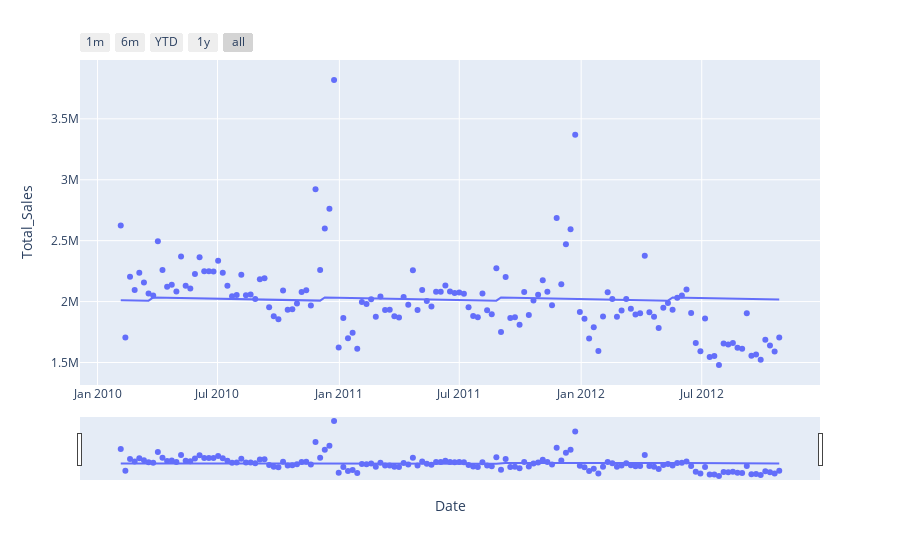
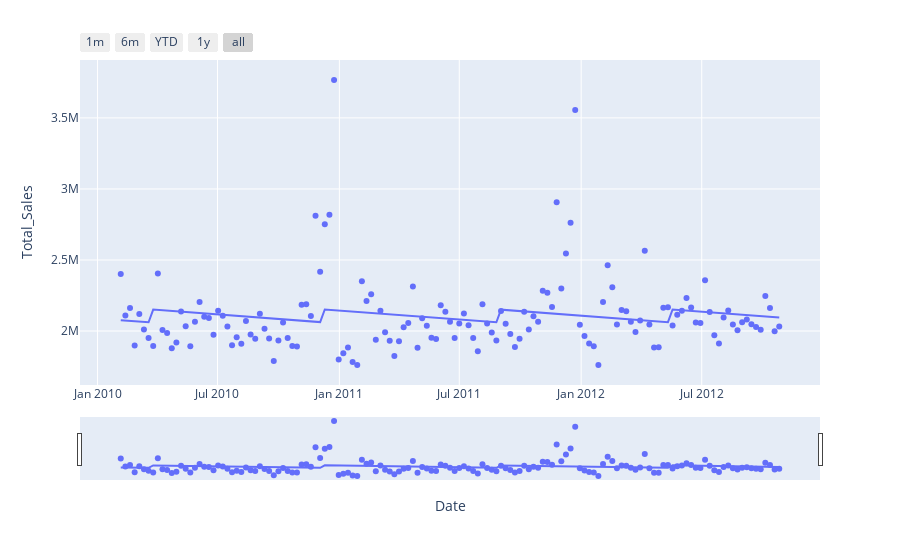
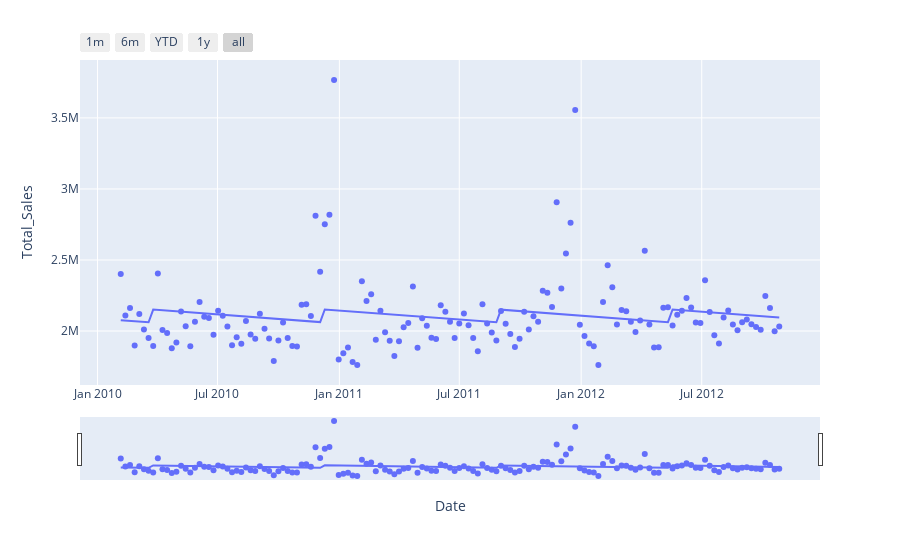
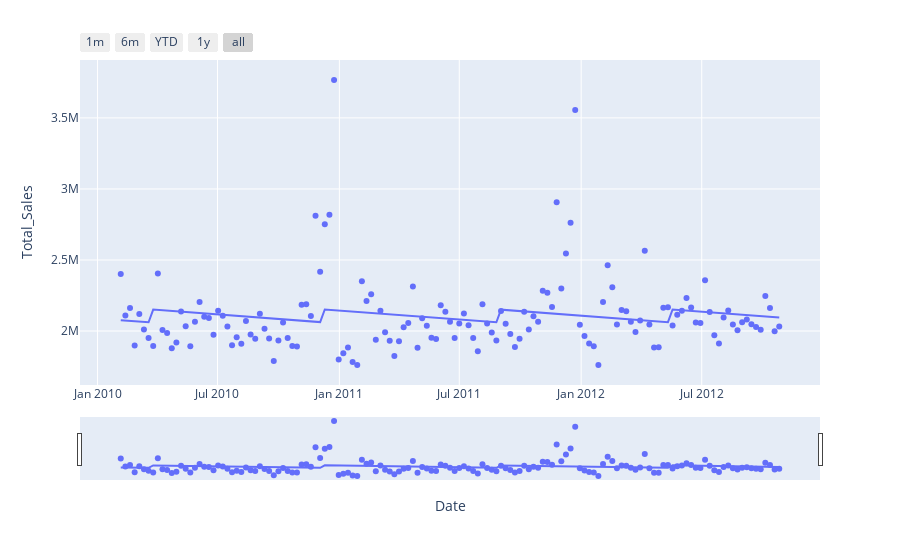

Notebook code for these charts, in order:
### Markdown cell above
Graph Linear Regression Results

### Code cell
tmp = df.groupby(['Date','Store']).agg(Total_Sales = ('Weekly_Sales', 'sum') ).reset_index() # group by Store and aggregate the sum of the Weekly_Sales
top5 = tmp.sort_values(by=['Total_Sales'], ascending=False).head(5)['Store'].values # get top5 selling stores

#bring top 5 selling stores data
store14 = tmp.query('Store==14')
store20 = tmp.query('Store==20')
store10 = tmp.query('Store==20')
store4 = tmp.query('Store==20')
store13 = tmp.query('Store==20')

"""
#create graphs
fig = go.Figure() # start graph object
fig.add_trace(go.Scatter(x=store14['Date'], y=store14['Total_Sales'], mode='lines', name='Store 14'))
fig.add_trace(go.Scatter(x=store20['Date'], y=store20['Total_Sales'], mode='lines', name='Store 20'))
fig.add_trace(go.Scatter(x=store10['Date'], y=store10['Total_Sales'], mode='lines', name='Store 10'))
fig.add_trace(go.Scatter(x=store4['Date'], y=store4['Total_Sales'], mode='lines', name='Store 4'))
fig.add_trace(go.Scatter(x=store13['Date'], y=store13['Total_Sales'], mode='lines', name='Store 13'))
"""

top5 = [store14, store20, store10, store4, store13]

for store in top5:
    #create graphs
    fig = px.scatter(store, x=store['Date'], y=store['Total_Sales'], trendline="ols")

    #bring range sliders and date buttons
    fig.update_xaxes(
        rangeslider_visible=True,
        rangeselector=dict(
            buttons=list([
                dict(count=1, label="1m", step="month", stepmode="backward"),
                dict(count=6, label="6m", step="month", stepmode="backward"),
                dict(count=1, label="YTD", step="year", stepmode="todate"),
                dict(count=1, label="1y", step="year", stepmode="backward"),
                dict(step="all")
            ])
        )
    )

    fig.show()

### Figure 1 — Plotly figure (JSON) as saved in the notebook; plotly's stock layout.template omitted (floating-point values rounded to 4 significant figures; data arrays with more than 128 entries replaced by an {"elided": "..."} marker saying what was removed)
{"data": [{"hovertemplate": "Date=%{x}<br>Total_Sales=%{y}<extra></extra>", "legendgroup": "", "marker": {"color": "#636efa", "symbol": "circle"}, "mode": "markers", "name": "", "orientation": "v", "showlegend": false, "type": "scatter", "x": {"elided": "143 str values"}, "xaxis": "x", "y": {"elided": "143 float values"}, "yaxis": "y"}, {"hovertemplate": "<b>OLS trendline</b><br>Total_Sales = 6207.77 * Date + 2.02062e+06<br>R<sup>2</sup>=0.000600<br><br>Date=%{x}<br>Total_Sales=%{y} <b>(trend)</b><extra></extra>", "legendgroup": "", "marker": {"color": "#636efa", "symbol": "circle"}, "mode": "lines", "name": "", "showlegend": false, "type": "scatter", "x": {"elided": "143 str values"}, "xaxis": "x", "y": {"elided": "143 float values"}, "yaxis": "y"}], "layout": {"legend": {"tracegroupgap": 0}, "margin": {"t": 60}, "xaxis": {"anchor": "y", "domain": [0, 1], "rangeselector": {"buttons": [{"count": 1, "label": "1m", "step": "month", "stepmode": "backward"}, {"count": 6, "label": "6m", "step": "month", "stepmode": "backward"}, {"count": 1, "label": "YTD", "step": "year", "stepmode": "todate"}, {"count": 1, "label": "1y", "step": "year", "stepmode": "backward"}, {"step": "all"}]}, "rangeslider": {"visible": true}, "title": {"text": "Date"}}, "yaxis": {"anchor": "x", "domain": [0, 1], "title": {"text": "Total_Sales"}}}}

### Figure 2 — Plotly figure (JSON) as saved in the notebook; plotly's stock layout.template omitted (floating-point values rounded to 4 significant figures; data arrays with more than 128 entries replaced by an {"elided": "..."} marker saying what was removed)
{"data": [{"hovertemplate": "Date=%{x}<br>Total_Sales=%{y}<extra></extra>", "legendgroup": "", "marker": {"color": "#636efa", "symbol": "circle"}, "mode": "markers", "name": "", "orientation": "v", "showlegend": false, "type": "scatter", "x": {"elided": "143 str values"}, "xaxis": "x", "y": {"elided": "143 float values"}, "yaxis": "y"}, {"hovertemplate": "<b>OLS trendline</b><br>Total_Sales = 21332.9 * Date + 2.10642e+06<br>R<sup>2</sup>=0.009392<br><br>Date=%{x}<br>Total_Sales=%{y} <b>(trend)</b><extra></extra>", "legendgroup": "", "marker": {"color": "#636efa", "symbol": "circle"}, "mode": "lines", "name": "", "showlegend": false, "type": "scatter", "x": {"elided": "143 str values"}, "xaxis": "x", "y": {"elided": "143 float values"}, "yaxis": "y"}], "layout": {"legend": {"tracegroupgap": 0}, "margin": {"t": 60}, "xaxis": {"anchor": "y", "domain": [0, 1], "rangeselector": {"buttons": [{"count": 1, "label": "1m", "step": "month", "stepmode": "backward"}, {"count": 6, "label": "6m", "step": "month", "stepmode": "backward"}, {"count": 1, "label": "YTD", "step": "year", "stepmode": "todate"}, {"count": 1, "label": "1y", "step": "year", "stepmode": "backward"}, {"step": "all"}]}, "rangeslider": {"visible": true}, "title": {"text": "Date"}}, "yaxis": {"anchor": "x", "domain": [0, 1], "title": {"text": "Total_Sales"}}}}

### Figure 3 — Plotly figure (JSON) as saved in the notebook; plotly's stock layout.template omitted (floating-point values rounded to 4 significant figures; data arrays with more than 128 entries replaced by an {"elided": "..."} marker saying what was removed)
{"data": [{"hovertemplate": "Date=%{x}<br>Total_Sales=%{y}<extra></extra>", "legendgroup": "", "marker": {"color": "#636efa", "symbol": "circle"}, "mode": "markers", "name": "", "orientation": "v", "showlegend": false, "type": "scatter", "x": {"elided": "143 str values"}, "xaxis": "x", "y": {"elided": "143 float values"}, "yaxis": "y"}, {"hovertemplate": "<b>OLS trendline</b><br>Total_Sales = 21332.9 * Date + 2.10642e+06<br>R<sup>2</sup>=0.009392<br><br>Date=%{x}<br>Total_Sales=%{y} <b>(trend)</b><extra></extra>", "legendgroup": "", "marker": {"color": "#636efa", "symbol": "circle"}, "mode": "lines", "name": "", "showlegend": false, "type": "scatter", "x": {"elided": "143 str values"}, "xaxis": "x", "y": {"elided": "143 float values"}, "yaxis": "y"}], "layout": {"legend": {"tracegroupgap": 0}, "margin": {"t": 60}, "xaxis": {"anchor": "y", "domain": [0, 1], "rangeselector": {"buttons": [{"count": 1, "label": "1m", "step": "month", "stepmode": "backward"}, {"count": 6, "label": "6m", "step": "month", "stepmode": "backward"}, {"count": 1, "label": "YTD", "step": "year", "stepmode": "todate"}, {"count": 1, "label": "1y", "step": "year", "stepmode": "backward"}, {"step": "all"}]}, "rangeslider": {"visible": true}, "title": {"text": "Date"}}, "yaxis": {"anchor": "x", "domain": [0, 1], "title": {"text": "Total_Sales"}}}}

### Figure 4 — Plotly figure (JSON) as saved in the notebook; plotly's stock layout.template omitted (floating-point values rounded to 4 significant figures; data arrays with more than 128 entries replaced by an {"elided": "..."} marker saying what was removed)
{"data": [{"hovertemplate": "Date=%{x}<br>Total_Sales=%{y}<extra></extra>", "legendgroup": "", "marker": {"color": "#636efa", "symbol": "circle"}, "mode": "markers", "name": "", "orientation": "v", "showlegend": false, "type": "scatter", "x": {"elided": "143 str values"}, "xaxis": "x", "y": {"elided": "143 float values"}, "yaxis": "y"}, {"hovertemplate": "<b>OLS trendline</b><br>Total_Sales = 21332.9 * Date + 2.10642e+06<br>R<sup>2</sup>=0.009392<br><br>Date=%{x}<br>Total_Sales=%{y} <b>(trend)</b><extra></extra>", "legendgroup": "", "marker": {"color": "#636efa", "symbol": "circle"}, "mode": "lines", "name": "", "showlegend": false, "type": "scatter", "x": {"elided": "143 str values"}, "xaxis": "x", "y": {"elided": "143 float values"}, "yaxis": "y"}], "layout": {"legend": {"tracegroupgap": 0}, "margin": {"t": 60}, "xaxis": {"anchor": "y", "domain": [0, 1], "rangeselector": {"buttons": [{"count": 1, "label": "1m", "step": "month", "stepmode": "backward"}, {"count": 6, "label": "6m", "step": "month", "stepmode": "backward"}, {"count": 1, "label": "YTD", "step": "year", "stepmode": "todate"}, {"count": 1, "label": "1y", "step": "year", "stepmode": "backward"}, {"step": "all"}]}, "rangeslider": {"visible": true}, "title": {"text": "Date"}}, "yaxis": {"anchor": "x", "domain": [0, 1], "title": {"text": "Total_Sales"}}}}
